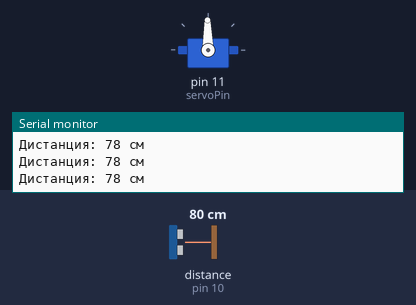
Recording of a sketch running on a simulated Arduino Uno, built with avr-gcc and run on an emulated ATmega328P. Shown: servo, the last lines printed to the serial monitor. Wiring (inferred from the names in the program): ultrasonic range finder: trigger pin 9; echo pin 10. The inputs (shaded band) are chosen by the test bench; at power-on: distance to the obstacle (sensor on pin 10) 80 cm. The echo pulse lasts 58.3 µs per cm.

Above: at 1.2 s.
1.3 s: distance to the obstacle (sensor on pin 10) set to 2 cm
At 1.8 s:
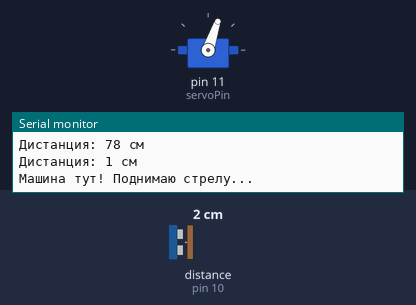
At 7.5 s:
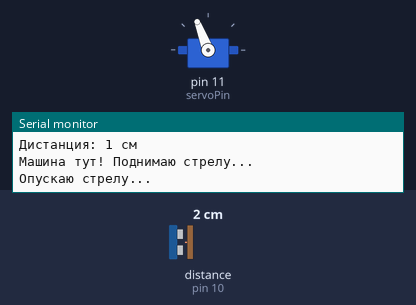
Timing chart, 0 to 9.2 s (numbered marks = the images above; inputs shaded):
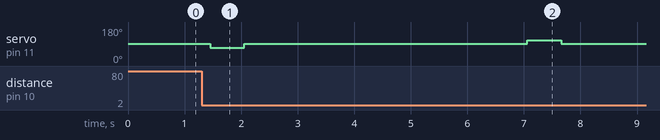

Measured:
- after the input at 1.3 s, servo on pin 11 (servoPin): 91° → 71° after 0.16 s, → 91° 0.60 s later, → 111° 5.0 s later, → 91° 0.60 s later

The sketch:

SmartBarrier.ino
```cpp
#include <Servo.h>

// Настройки пинов
const int trigPin = 9;
const int echoPin = 10;
const int servoPin = 11;


const int openDistance = 15;


const int servoStop = 91;
const int servoUp = 71;
const int servoDown = 111;


const int moveTime = 600;

Servo barrierServo;

void setup() {
  pinMode(trigPin, OUTPUT);
  pinMode(echoPin, INPUT);

  barrierServo.attach(servoPin);
  barrierServo.write(servoStop);

  Serial.begin(9600);
}

void loop() {
  int distance = getDistance();

  Serial.print("Дистанция: ");
  Serial.print(distance);
  Serial.println(" см");


  if (distance > 0 && distance <= openDistance) {
    Serial.println("Машина тут! Поднимаю стрелу...");

    barrierServo.write(servoUp);
    delay(moveTime);
    barrierServo.write(servoStop);


    delay(5000);

    Serial.println("Опускаю стрелу...");
    barrierServo.write(servoDown);
    delay(moveTime);
    barrierServo.write(servoStop);

    delay(2000);
  }

  delay(200);
}


int getDistance() {
  digitalWrite(trigPin, LOW);
  delayMicroseconds(2);
  digitalWrite(trigPin, HIGH);
  delayMicroseconds(10);
  digitalWrite(trigPin, LOW);

  long duration = pulseIn(echoPin, HIGH, 30000);
  if (duration == 0) return 999;

  return duration * 0.034 / 2;
}
```
